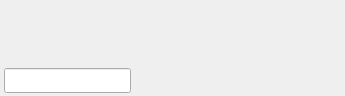
<?xml version="1.0" encoding="UTF-8"?>
<ui version="4.0">
 <class>qpd_SockWidg</class>
 <widget class="QWidget" name="qpd_SockWidg">
  <property name="geometry">
   <rect>
    <x>0</x>
    <y>0</y>
    <width>345</width>
    <height>96</height>
   </rect>
  </property>
  <property name="windowTitle">
   <string>qpd_SockWidg</string>
  </property>
  <widget class="QLineEdit" name="lineEdit">
   <property name="geometry">
    <rect>
     <x>4</x>
     <y>68</y>
     <width>127</width>
     <height>25</height>
    </rect>
   </property>
  </widget>
 </widget>
 <layoutdefault spacing="6" margin="11"/>
 <resources/>
 <connections/>
 <designerdata>
  <property name="gridDeltaX">
   <number>2</number>
  </property>
  <property name="gridDeltaY">
   <number>2</number>
  </property>
  <property name="gridSnapX">
   <bool>true</bool>
  </property>
  <property name="gridSnapY">
   <bool>true</bool>
  </property>
  <property name="gridVisible">
   <bool>true</bool>
  </property>
 </designerdata>
</ui>
